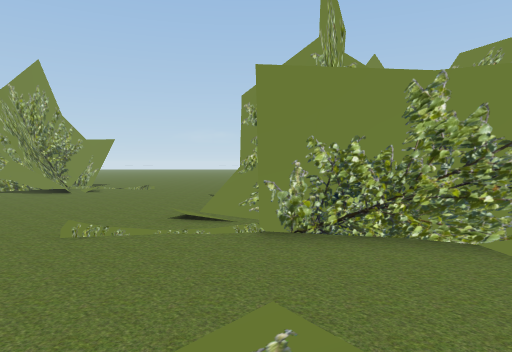
View 1 (above)

24 first-person views from a walk through a Unity game level. The camera is 1.2 m above the floor, tilts 2° down and sees 70° across. The floor is counted in squares, 2 m on a side. Each view is taken from the middle of a square. On the plan, view 1 faces up. The plan holds only what a view shows up to about 10 squares ahead; the rest is blank. The place goes on beyond the plan. Some surface patterns are stand-ins.

View 2
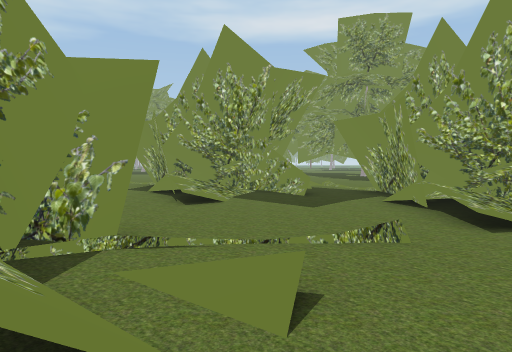

View 3
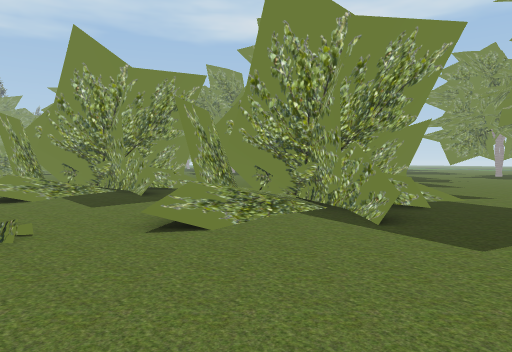

View 4
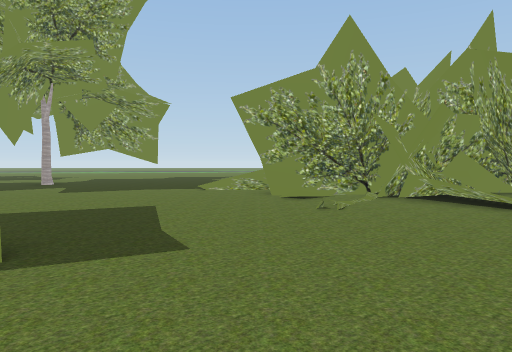

View 5
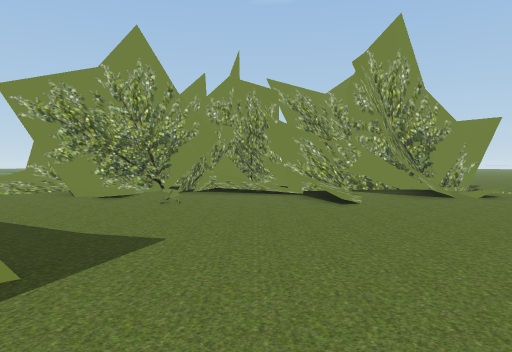

View 6
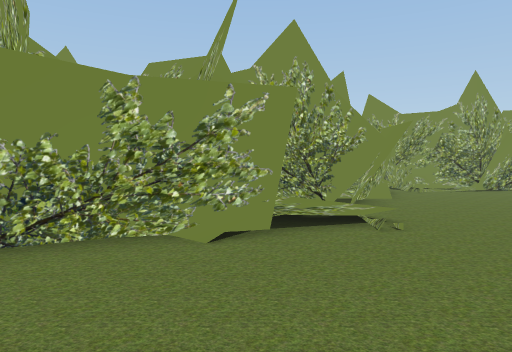

View 7
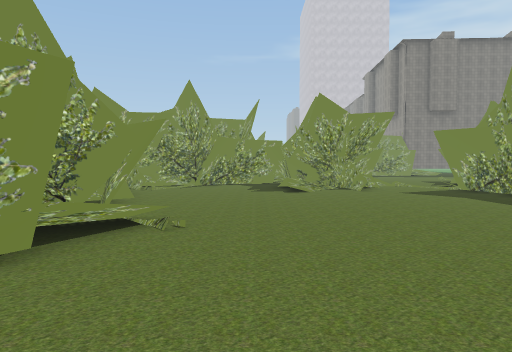

View 8
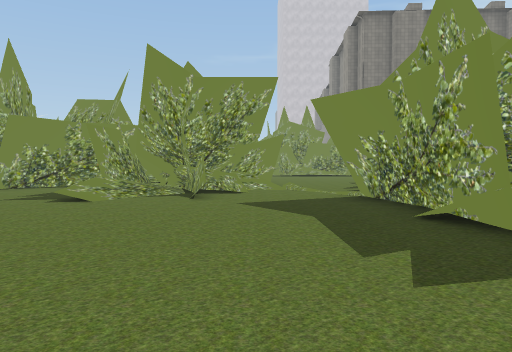

View 9
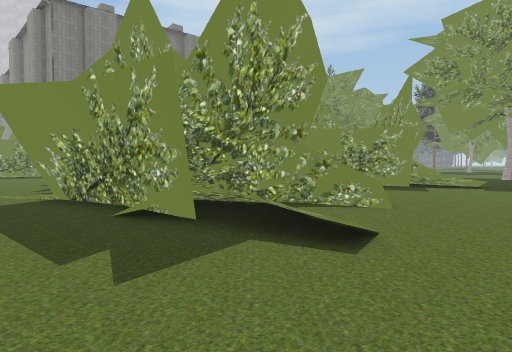

View 10
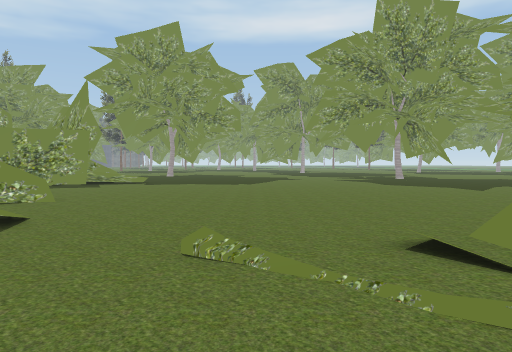

View 11
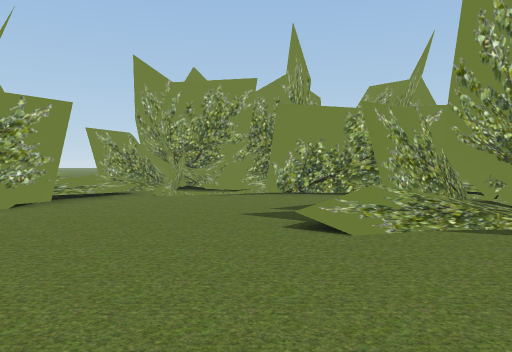

View 12
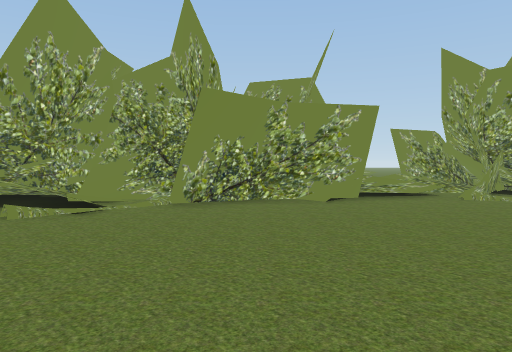

View 13
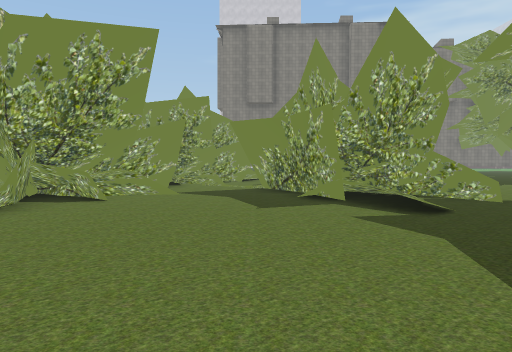

View 14
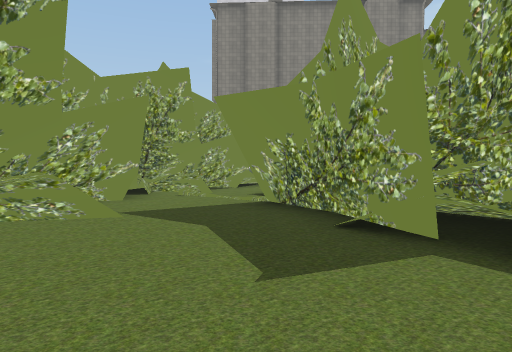

View 15
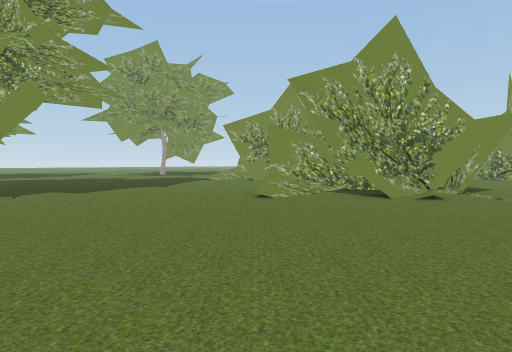

View 16
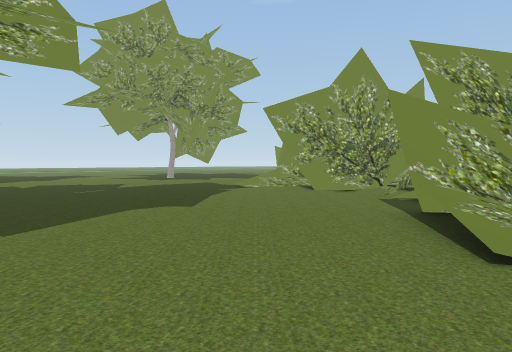

View 17
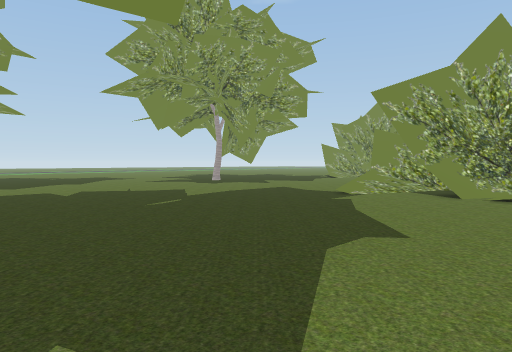

View 18
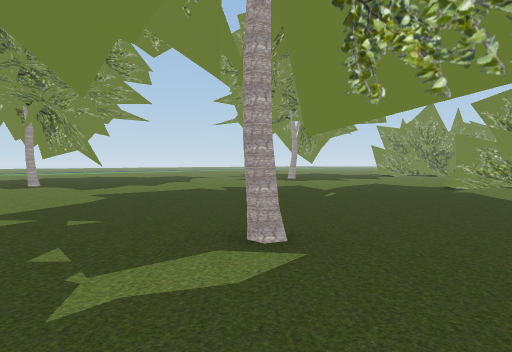

View 19
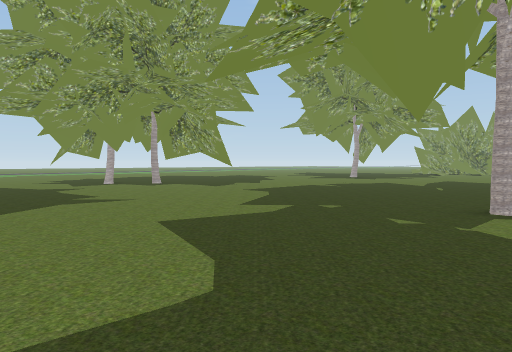

View 20
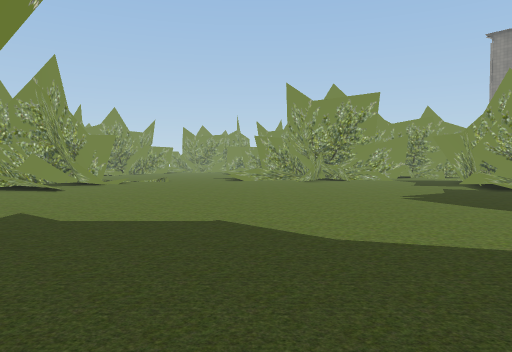

View 21
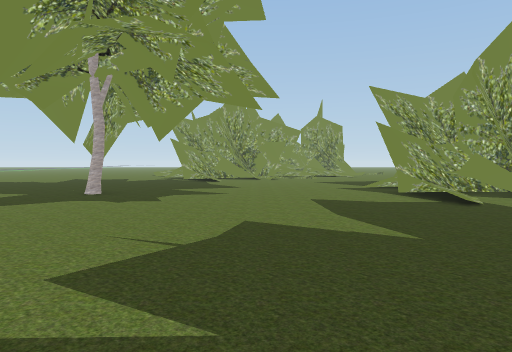

View 22
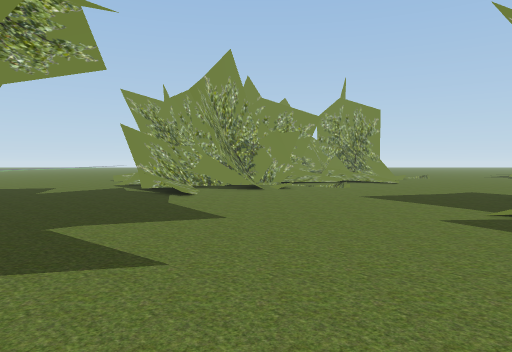

View 23
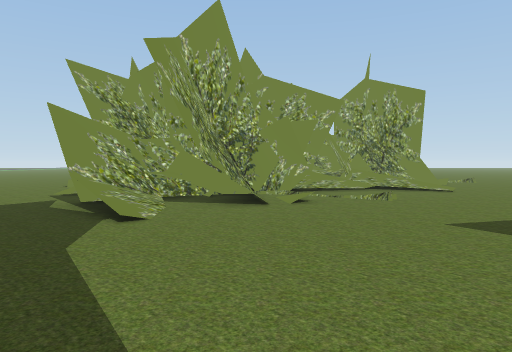

View 24
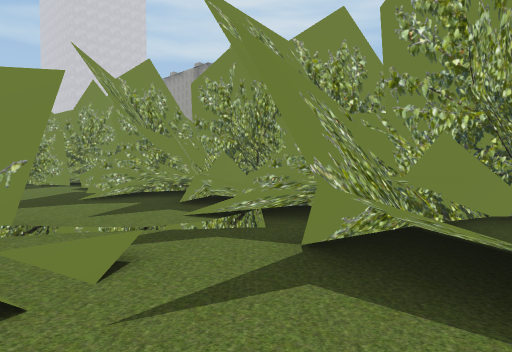

### Floor plan
Key: @ floor where view 1 was taken; # wall or solid block; . main floor; : floor 0.25 m higher than the main floor; + floor 0.5 m higher than the main floor; / step, stairs or slope; = window, fence, low wall or low ledge; T tree.
Columns run from 14 left of view 1 to 16 right of it. Each row starts with its distance up from view 1.
 10    TTTTTT......./TTT
  9  TTTTTT/......../.T..
  8 .TTTT////.....//T/.......  T
  7 ./TTTT........T/T//TT.TT.TTT
  6 ..TT///....../TTT:TTTTT   TT
  5 .T/T/........//TTTT#TT //TTT#
  4 ../........//.TTT+:TTTT/.T=TTT
  3 .........T//....TT+/T.....TTTT
  2 T.......TT/T......//.......TTTT
  1 T....../TTTT../.............T T
  0 .......TTTTT/.@T......../TTTT
 -1 .T.....TTTTTTT T........./TTT
 -2 ......./T///TTTT......../TTTT
 -3 ......./....TTTTT........./TT
 -4  ............TTT........../..
 -5  ...........T/T.....//TTT//...
 -6 ............./......///TT   ..
 -7 ......................TTTTT
 -8 .....................TT+TTTTTT
 -9 TT...................../.T.TTT
-10 ........T..T................T
-11 ........................TT..T
-12 ......................TTTT
-13 .......... .........////TT
-14  ......... T...........TT
-15       .... ....     ..TT

Positions as (right, up) in squares from view 1, and headings:
1: (0, 0), facing up
2: (-1, 7), facing down
3: (-4, 7), facing down
4: (-3, 5), facing left
5: (-3, 3), facing up-left
6: (0, 0), facing up-right
7: (0, 1), facing right
8: (4, -3), facing right
9: (4, -3), facing down-right
10: (3, -2), facing down
11: (7, -2), facing up-right
12: (7, -2), facing up
13: (2, -11), facing right
14: (5, -11), facing right
15: (4, -11), facing up-left
16: (0, -9), facing up-left
17: (-3, -9), facing up-left
18: (-4, -12), facing up-left
19: (-5, -15), facing up-left
20: (-3, -15), facing up-right
21: (-10, -8), facing up
22: (-10, -3), facing up
23: (-10, 0), facing up
24: (0, 10), facing down-right
